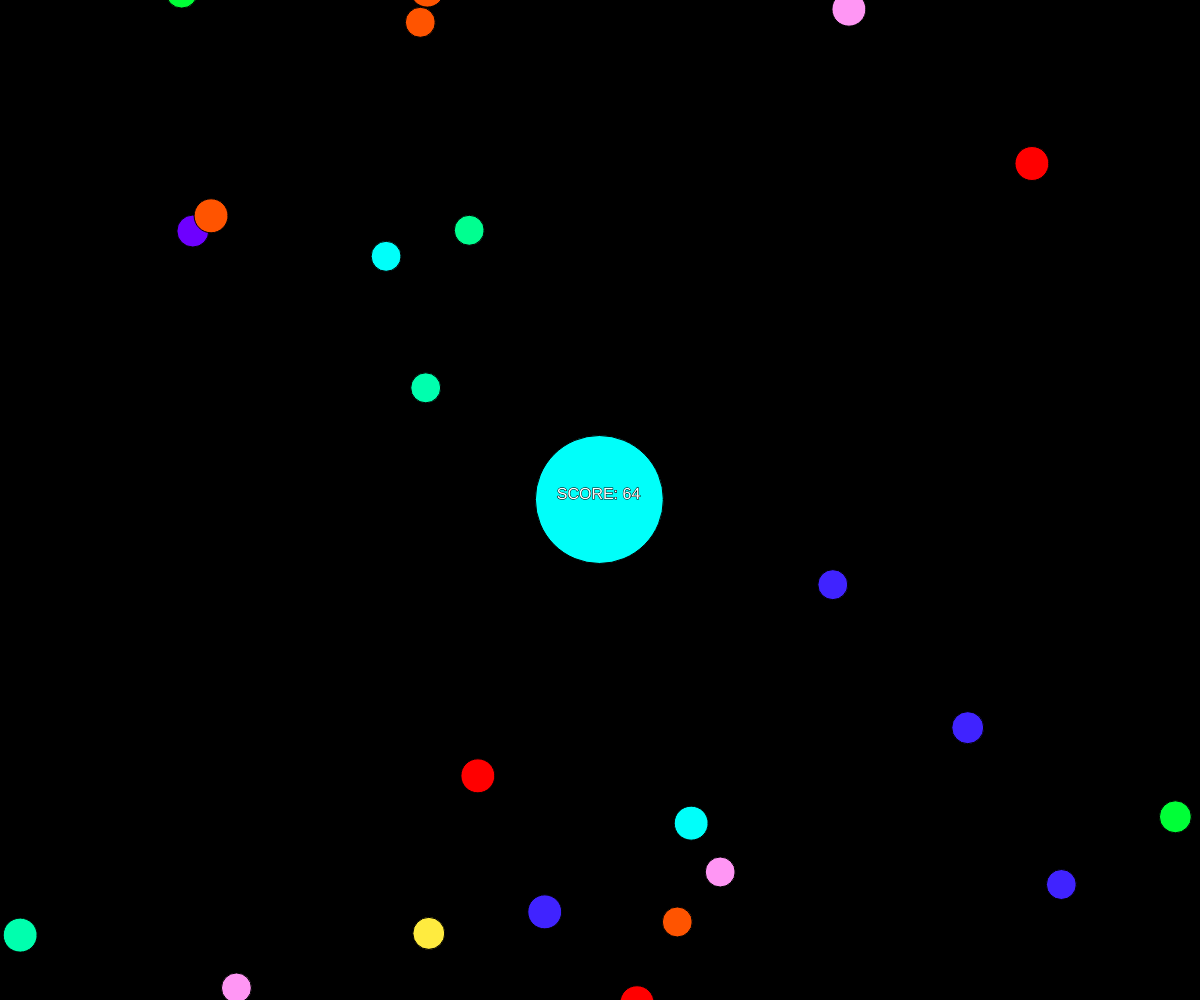
Frame 1 (no input)
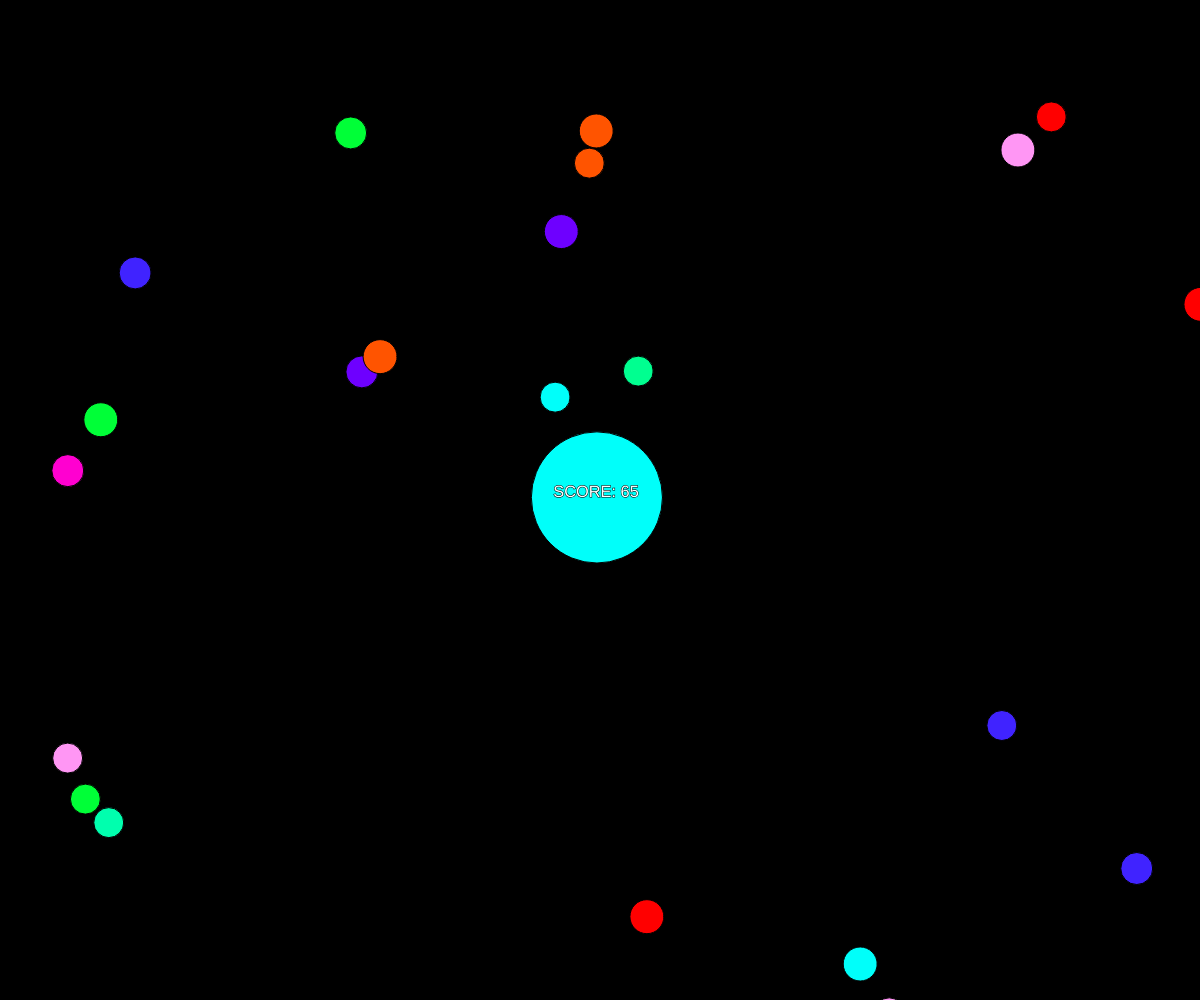
Frame 60 (no input)
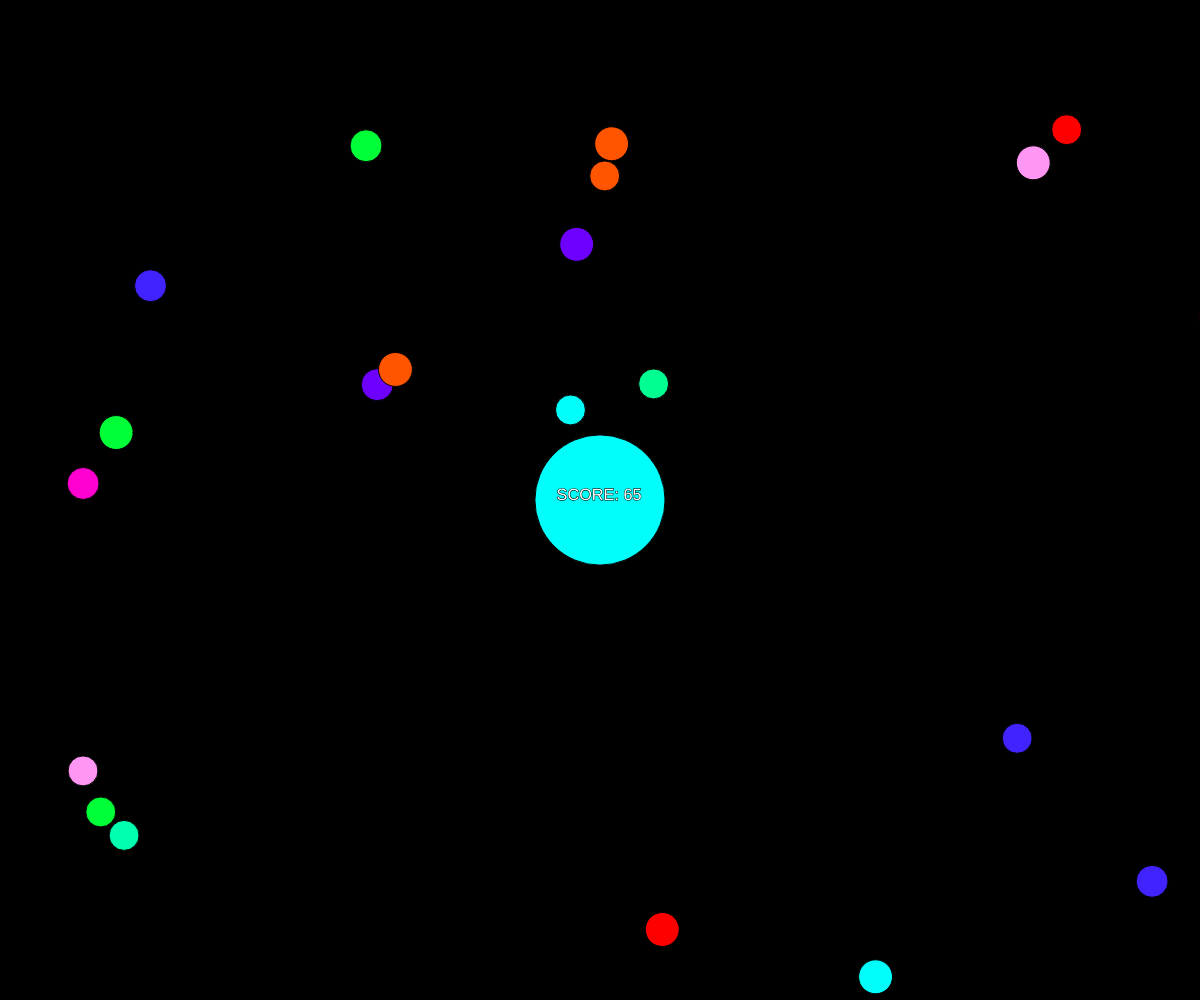
Frame 120 (the mouse pressed at the canvas centre since frame 60)

The p5.js sketch that drew these frames (run headless with seeded random() and noise() and a simulated clock; from frame 60 on, the mouse is pressed at the canvas centre):

// p5.js sketch
// ── sketch.js
var blob;
var split_blobs = [];

var blobs = [];
var zoom = 1;
const blobs_in_canvas = 200;
var score;
const blob_initial_size = 64;
const blob_smallest_size = 32;

function setup() {
	createCanvas(window.innerWidth, window.innerHeight); 
	blob = new Blob(0, 0, blob_initial_size);
	for(var i = 0; i < blobs_in_canvas; ++i) {
		var x = random(-width, width*2);
		var y = random(-height, height*2);
		blobs[i] = new Blob(x, y, floor(random(15, 18))); 
	}
	setInterval(function() {
		if(blob.r-1>blob_initial_size) blob.r -= lerp(blob.r, floor(blob.r/132), 0.99) / 100;
	}, 10);
	score = new Text();
	
	/*setInterval(function() {
		blobs.forEach(function(cur) {
			cur.wobble();
		});
	}, 10);*/
}

function keyPressed() {
	if(keyCode === 32 && blob.pieces < 8) {
		blob.split();
	} else if(keyCode === 87 && blob.r-blob_smallest_size >= 32) {
		blob.eject();
	}
}
	
function addSurfaceArea(r1, r2) {
	let sum = (PI * r1 * r1) + (PI * r2 * r2);
	return sqrt(sum / PI);
}

function zoomOut(z, cur = blob_initial_size) {
	var newzoom = z / cur.r;
	zoom = lerp(zoom, newzoom, 0.1);
	scale(zoom);
	translate(-blob.pos.x, -blob.pos.y);
}

function draw() {
	background(0);
	
	translate(width/2, height/2);
	zoomOut(blob_initial_size);
	for(var i = blobs.length-1; i >= 0; --i) {
		blobs[i].show();
		if(blob.eats(blobs[i])) {
			blobs.splice(i, 1);
			var x = random(-width, width*2);
			var y = random(-height, height*2);
			blobs.unshift(new Blob(x, y, floor(random(15, 18))));
		}
	}
	
	blob.reachedBorders();
	blob.update();
	blob.show();
	score.update();
	score.show();
	
}
// ── blob.js
function Blob(x, y, r, col, speed = 4) { 
	this.pos = createVector(x, y);
	this.r = r;
	this.vel = createVector(0, 0);
	this.interval;
	/*this.wobbleSpeed = 2;
	this.wobble = function() {
		this.pos.y += lerp(this.pos.y, this.wobbleSpeed, 1); // lerp(this.pos.y, this.wobbleSpeed, 0.9); Awesome observable universe (extending outwards infinitly)
		this.wobbleSpeed = -this.wobbleSpeed;
	}*/
 	
	this.split = function() {

	}
	
	this.eject = function() {
		let pos = createVector(mouseX - (this.pos.x + this.vel.x), mouseY - (this.pos.y + this.vel.y));
		// pos = lerp(pos, this.pos, 0.1);
		/*pos = pos.lerp(mouseX, -width/2, 0.001);
		pos = pos.lerp(mouseY, -height/2, 0.001);*/
		// let minPos = 0;
		this.r = addSurfaceArea(this.r, 0) - blob_smallest_size + 10;
		/*this.interval = setInterval(function() {
			if(minPos === pos) {
				clearInterval(this.interval);
			} else {
				minPos += 0.00001;
			}
		}, 10);*/
		
		let mass = new Blob(pos.x, pos.y, this.r, this.color);
		// mass.show();
		blobs.push(mass);
	}
	
	this.getColor = function() {
		var colours = ["ff0000", "4023ff", "00ff90", "ffeb3f", "ff96f4", "00ff37", "6e00ff", "00fffa", "ff5400", "ff00d0", "00ffae"];
		var randCol = floor(random(colours.length));
		return `#${colours[randCol]}`;
	}
	
	this.color = col || this.getColor();
	
	this.update = function() {
		let newvel = createVector(mouseX-width/2, mouseY-height/2);
		newvel.setMag(speed);
		this.vel.lerp(newvel, 0.2);
		this.pos.add(this.vel);
	}
	
	this.reachedBorders = function() {
		if(this.pos.x > width*2) {
			this.pos.x = lerp(this.pos.x, width*2, 0.1);
		}
		
		if(this.pos.y > height*2) {
			this.pos.y = lerp(this.pos.y, height*2, 0.1);
		}
		
		if(this.pos.x < -width) {
			this.pos.x = lerp(this.pos.x, -width, 0.1);
		}
		
		if(this.pos.y < -height) {
			this.pos.y = lerp(this.pos.y, -height, 0.1);
		}
	}
	
	this.eats = function(other) {
		if(!other) return;
		var d = p5.Vector.dist(this.pos, other.pos);
		if(d < this.r + other.r && this.r > other.r) {
			this.r = addSurfaceArea(this.r, other.r);
			return true;
		} else {
			return false;
		}
	}
	
	this.show = function() {
		
		fill(this.color);
		
		ellipse(this.pos.x, this.pos.y, this.r*2, this.r*2);
		
	    // this.pos.y % 8;
		
	}
	
}

function Text(txt) {
	this.pos = createVector(0, 0);
	this.txt = txt;
	
	this.update = function() {
		if(!txt)
		this.txt = `SCORE: ${parseInt(blob.r)}`;
		textSize(blob.r / 4);
		this.pos = p5.Vector.add(createVector(-blob.r/1.5, 0), blob.pos); //.sub();
	}
	
	this.show = function() {
		fill(255);
		stroke(0);
		text(this.txt, this.pos.x, this.pos.y);
	}
}
